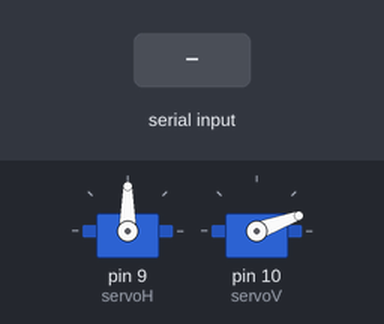
The sketch below on a simulated Arduino Uno, built with avr-gcc and run on an emulated ATmega328P. On the bench: 2 × servo. The inputs (shaded band) are chosen by the test bench. What the sketch prints to the serial monitor is not drawn.

Above: at 7.2 s.
7.3 s: "90,45\n" received over the second serial link
At 22.6 s:
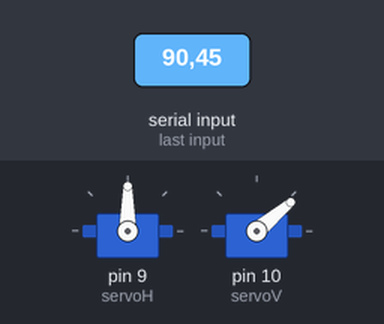
Timing chart, 0 to 24.3 s (numbered marks = the images above; inputs shaded):
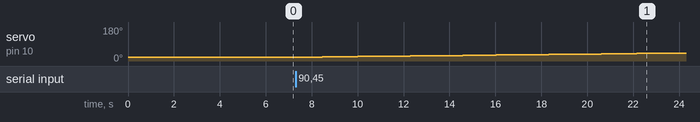

Measured:
- after the input at 7.3 s, servo on pin 10 (servoV): moves from 20° to 42° over 15.9 s, starting after 0.44 s

The sketch:

CodigoEsclavoGemini.ino
```cpp
#include <SoftwareSerial.h>
#include <Servo.h>

SoftwareSerial maestro(2, 3);
Servo servoH;
Servo servoV;

float targetH = 90.0;
float targetV = 20.0;
float currentH = 90.0;
float currentV = 20.0;
float stepSize = 0.02; // Reducido para mayor fluidez sub-grado

String data = "";

// Convierte grados decimales a microsegundos (Resolución alta)
int gradosAMicrosegundos(float grados) {
  // En la librería Servo: 0° = 544 us, 180° = 2400 us
  return 544 + (grados / 180.0) * (2400 - 544);
}

void setup() {
  Serial.begin(9600);
  maestro.begin(9600);

  servoH.attach(9);
  servoV.attach(10);

  Serial.println("INICIANDO CALIBRACIÓN: Moviendo al Norte...");
  servoH.write(90);
  servoV.write(20);

  delay(6000);
  Serial.println("Calibración completada. Sistema listo.");
}

void loop() {
  // 1. Leer datos del maestro
  while (maestro.available()) {
    char c = maestro.read();
    if (c == '\n') {
      int commaIndex = data.indexOf(',');
      if (commaIndex != -1) {
        targetH = data.substring(0, commaIndex).toFloat(); // Ahora lee decimales
        targetV = data.substring(commaIndex + 1).toFloat(); // Ahora lee decimales
      }
      data = "";
    } else if (c != '\r') { // Ignoramos \r para evitar caracteres basura
      data += c;
    }
  }

  // 2. Lógica de suavizado (Interpolación fina)
  if (abs(targetH - currentH) > 0.02) {
    if (currentH < targetH) currentH += stepSize;
    else currentH -= stepSize;
    servoH.writeMicroseconds(gradosAMicrosegundos(currentH));
  }

  if (abs(targetV - currentV) > 0.02) {
    if (currentV < targetV) currentV += stepSize;
    else currentV -= stepSize;
    servoV.writeMicroseconds(gradosAMicrosegundos(currentV));
  }

  delay(15);
}
```
